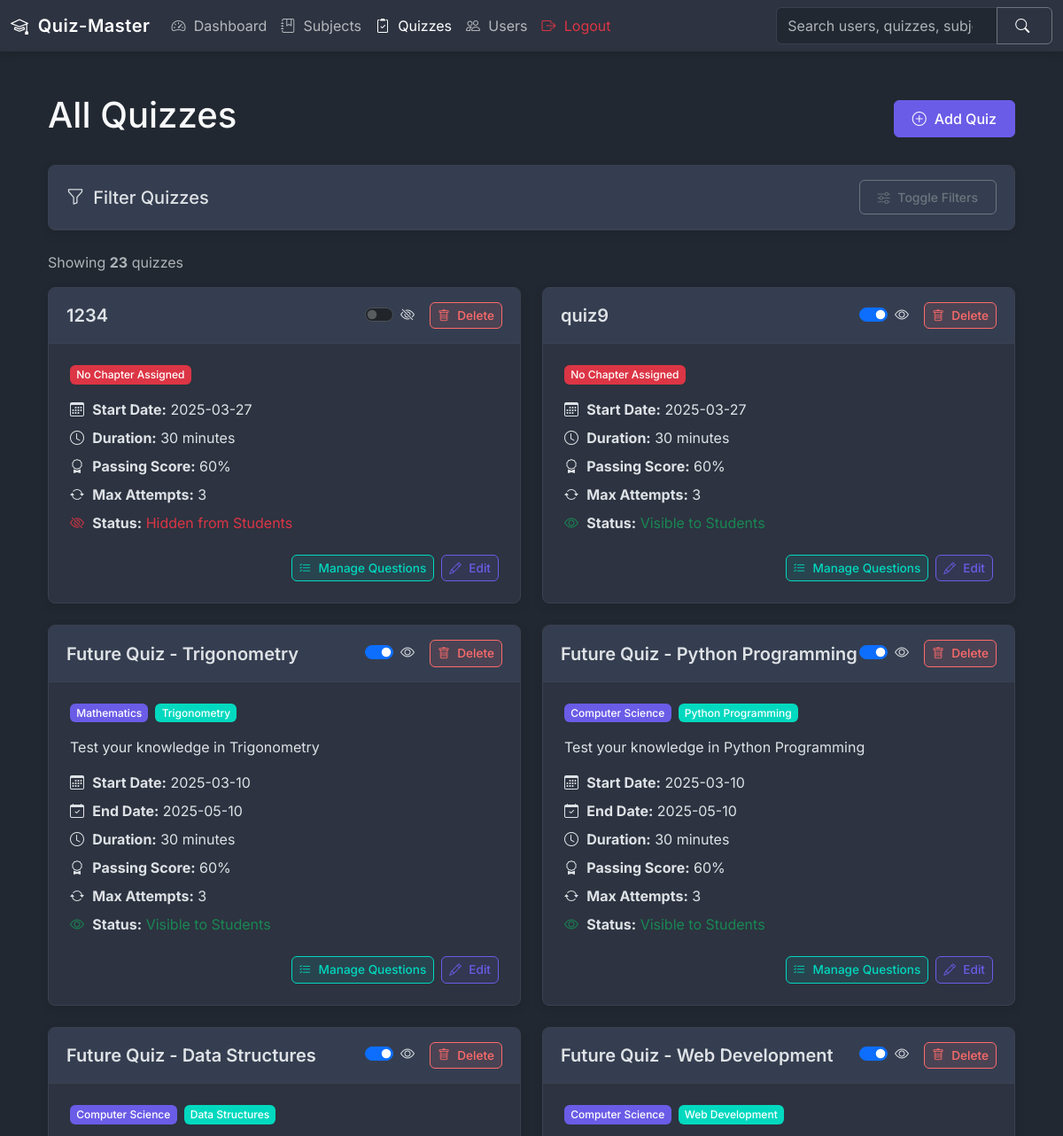
The app's page /admin/quizzes (signed in, upper part), older data.
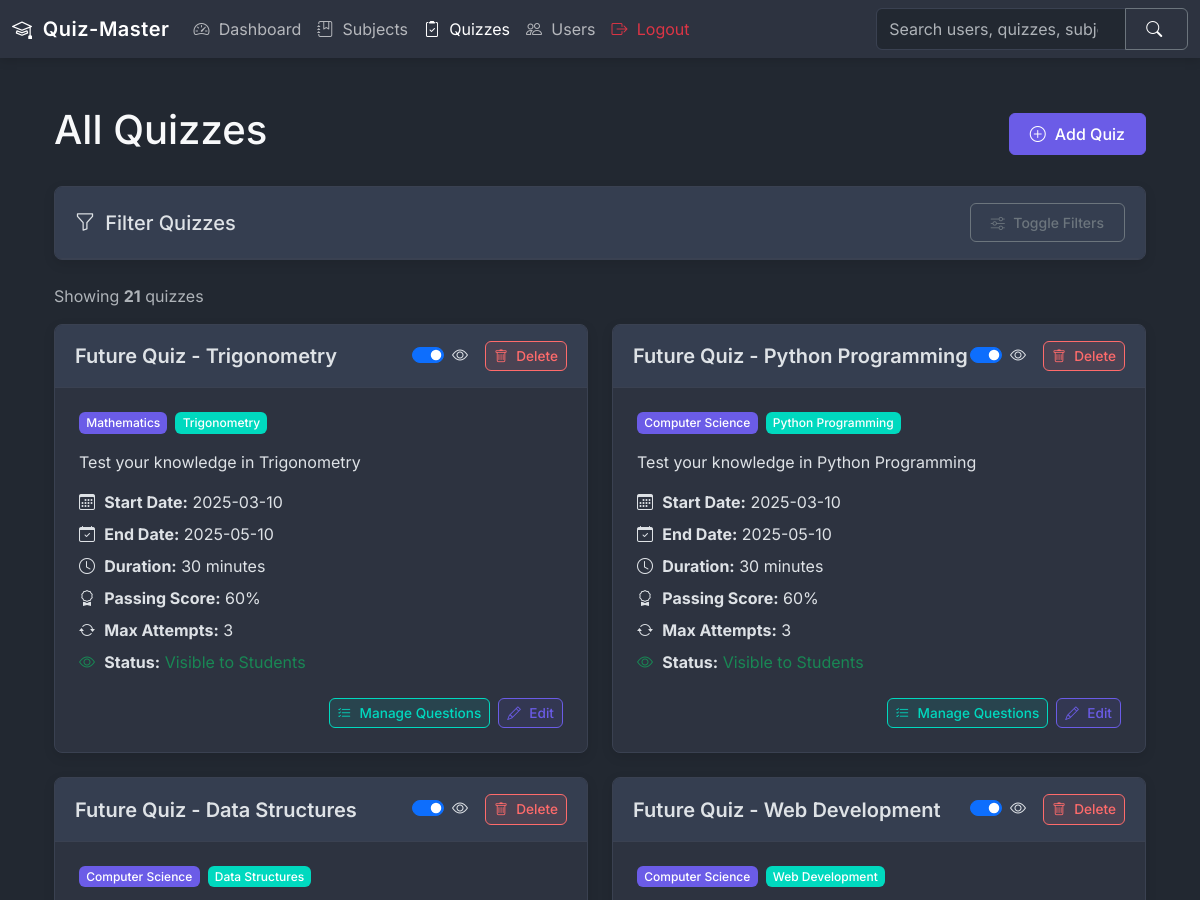
The same page, newer data.
### models.py (models this page shows)
class Quiz(db.Model):
    id = db.Column(db.Integer, primary_key=True)
    name = db.Column(db.String(100), nullable=False)
    description = db.Column(db.Text)
    start_date = db.Column(db.DateTime(timezone=True), nullable=False)  # Explicitly set timezone=True
    end_date = db.Column(db.DateTime(timezone=True))  # Explicitly set timezone=True
    time_duration = db.Column(db.Integer, nullable=False)  # in minutes
    passing_score = db.Column(db.Integer, nullable=False)
    max_attempts = db.Column(db.Integer, default=3)
    chapter_id = db.Column(db.Integer, db.ForeignKey('chapter.id'), nullable=False)
    is_active = db.Column(db.Boolean, default=False)
    created_at = db.Column(db.DateTime(timezone=True), default=datetime.now(timezone.utc))
    updated_at = db.Column(db.DateTime(timezone=True), onupdate=datetime.now(timezone.utc))
    questions = db.relationship('Question', backref='quiz', lazy=True)
    attempts = db.relationship('QuizAttempt', backref='quiz', lazy=True)
    scores = db.relationship('Score', backref='quiz', lazy=True)

class Subject(db.Model):
    id = db.Column(db.Integer, primary_key=True)
    name = db.Column(db.String(50), unique=True, nullable=False, index=True)
    description = db.Column(db.Text)
    created_at = db.Column(db.DateTime, default=datetime.now(timezone.utc))
    updated_at = db.Column(db.DateTime, default=datetime.now(timezone.utc), onupdate=datetime.now(timezone.utc))
    chapters = db.relationship('Chapter', backref='subject', lazy=True)

class Chapter(db.Model):
    id = db.Column(db.Integer, primary_key=True)
    name = db.Column(db.String(50), nullable=False)
    description = db.Column(db.Text)
    subject_id = db.Column(db.Integer, db.ForeignKey('subject.id'), nullable=False, index=True)
    created_at = db.Column(db.DateTime, default=datetime.now(timezone.utc))
    updated_at = db.Column(db.DateTime, default=datetime.now(timezone.utc), onupdate=datetime.now(timezone.utc))
    quizzes = db.relationship('Quiz', backref='chapter', lazy=True)

### routes/admin_routes.py (the view, shortened to what this page needs)
@app.route('/admin/quizzes', methods=['GET'])
@admin_required
def allQuizzes():
    subject_id = request.args.get('subject_id')
    chapter_id = request.args.get('chapter_id')
    date_filter = request.args.get('date')
    duration_filter = request.args.get('duration')
    sort_by = request.args.get('sort_by', 'date_desc')
    now = datetime.now(timezone.utc)
    query = Quiz.query
    if sort_by == 'date_desc':
        query = query.order_by(Quiz.start_date.desc())
    elif sort_by == 'date_asc':
        query = query.order_by(Quiz.start_date.asc())
    elif sort_by == 'name_asc':
        query = query.order_by(Quiz.name.asc())
    elif sort_by == 'name_desc':
        query = query.order_by(Quiz.name.desc())
    elif sort_by == 'duration_asc':
        query = query.order_by(Quiz.time_duration.asc())
    elif sort_by == 'duration_desc':
        query = query.order_by(Quiz.time_duration.desc())
    quizzes = query.all()
    app.logger.info(f"Query returned {len(quizzes)} quizzes")
    for quiz in quizzes:
        if quiz.start_date and quiz.start_date.tzinfo is None:
            db.session.query(Quiz).filter_by(id=quiz.id).update({
                'start_date': quiz.start_date.replace(tzinfo=timezone.utc)
            })
        if quiz.end_date and quiz.end_date.tzinfo is None:
            db.session.query(Quiz).filter_by(id=quiz.id).update({
                'end_date': quiz.end_date.replace(tzinfo=timezone.utc)
            })
    if any(quiz.start_date.tzinfo is None for quiz in quizzes if quiz.start_date) or \
       any(quiz.end_date.tzinfo is None for quiz in quizzes if quiz.end_date):
        db.session.commit()
        quizzes = query.all()  # Refresh the quiz objects
    subjects = Subject.query.all()
    return render_template('admin/admin_quiz_list.html',
                         quizzes=quizzes,
                         subjects=subjects,
                         datetime=datetime,
                         timezone=timezone,
                         now=now)

### utils.py (called while the page is built)
def admin_required(f):
    @wraps(f)
    def decorated_function(*args, **kwargs):
        if 'admin_id' not in session:
            flash('Admin access required!', 'danger')
            return redirect(url_for('login'))
        return f(*args, **kwargs)
    return decorated_function

### templates/admin/admin_quiz_list.html (shortened to what the changed rows need)
{% extends "base.html" %}
{% set active_dashboard = false %}
{% set active_subjects = false %}
{% set active_quizzes = true %}
{% set active_users = false %}
{% set active_login = false %}
{% set active_signup = false %}
{% block content %}
<div class="container py-4">
    <div class="d-flex justify-content-between align-items-center mb-4">
        <h1>All Quizzes</h1>
    </div>
    <div class="d-flex justify-content-between align-items-center mb-3">
        <p class="text-muted mb-0">Showing <span class="fw-bold">{{ quizzes|length }}</span> quizzes</p>
    </div>
    <div class="row g-4">
        {% for quiz in quizzes %}
        <div class="col-md-6">
            <div class="card h-100">
                <div class="card-header d-flex justify-content-between align-items-center">
                    <h3 class="card-title mb-0 fs-5">{{ quiz.name }}</h3>
                    <div>
                        <div class="form-check form-switch d-inline-block me-2">
                            <input class="form-check-input" type="checkbox"
                                   role="switch" id="visibility-toggle-{{ quiz.id }}"
                                   data-quiz-id="{{ quiz.id }}"
                                   {% if quiz.is_active %}checked{% endif %}>
                            <label class="form-check-label" for="visibility-toggle-{{ quiz.id }}">
                                <i class="bi {% if quiz.is_active %}bi-eye{% else %}bi-eye-slash{% endif %}"></i>
                            </label>
                        </div>
                        <button class="btn btn-sm action-btn action-btn-delete"
                                data-bs-toggle="modal"
                                data-bs-target="#deleteQuizModal-{{ quiz.id }}">
                            <i class="bi bi-trash"></i> Delete
                        </button>
                    </div>
                </div>
                <div class="card-body">
                    <div class="d-flex align-items-center mb-3">
                        {% if quiz.chapter and quiz.chapter.subject %}
                        <span class="badge me-2" style="background-color: var(--primary-color);">
                            {{ quiz.chapter.subject.name }}
                        </span>
                        <span class="badge" style="background-color: var(--secondary-color);">
                            {{ quiz.chapter.name }}
                        </span>
                        {% elif quiz.chapter %}
                        <span class="badge" style="background-color: var(--secondary-color);">
                            {{ quiz.chapter.name }}
                        </span>
                        {% else %}
                        <span class="badge bg-danger">No Chapter Assigned</span>
                        {% endif %}
                    </div>
                    <p>{{ quiz.description }}</p>
                    <div class="mb-4">
                        <p class="mb-2">
                            <i class="bi bi-calendar3"></i>
                            <strong>Start Date:</strong> {{ quiz.start_date.strftime('%Y-%m-%d') }}
                        </p>
                        {% if quiz.end_date %}
                        <p class="mb-2">
                            <i class="bi bi-calendar-check"></i>
                            <strong>End Date:</strong> {{ quiz.end_date.strftime('%Y-%m-%d') }}
                        </p>
                        {% endif %}
                        <p class="mb-2">
                            <i class="bi bi-clock"></i>
                            <strong>Duration:</strong> {{ quiz.time_duration }} minutes
                        </p>
                        <p class="mb-2">
                            <i class="bi bi-award"></i>
                            <strong>Passing Score:</strong> {{ quiz.passing_score }}%
                        </p>
                        <p class="mb-2">
                            <i class="bi bi-arrow-repeat"></i>
                            <strong>Max Attempts:</strong> {{ quiz.max_attempts }}
                        </p>
                        <p class="mb-2">
                            <i class="bi {% if quiz.is_active %}bi-eye text-success{% else %}bi-eye-slash text-danger{% endif %}"></i>
                            <strong>Status:</strong>
                            <span class="{% if quiz.is_active %}text-success{% else %}text-danger{% endif %}">
                                {{ 'Visible to Students' if quiz.is_active else 'Hidden from Students' }}
                            </span>
                        </p>
                    </div>
                    <div class="d-flex justify-content-end gap-2">
                        <a href="{{ url_for('add_quiz_questions', quiz_id=quiz.id) }}"
                           class="btn btn-sm action-btn action-btn-add">
                            <i class="bi bi-list-check"></i> Manage Questions
                        </a>
                        <button class="btn btn-sm action-btn action-btn-edit"
                                data-bs-toggle="modal"
                                data-bs-target="#editQuizModal-{{ quiz.id }}">
                            <i class="bi bi-pencil"></i> Edit
                        </button>
                    </div>
                </div>
            </div>
        </div>
        {% endfor %}
    </div>
</div>
{% endblock %}

Row changes from the older to the newer data that the page shows:
removed Quiz: name "1234", shows "No Chapter Assigned", start_date "2025-03-27", time_duration "30", passing_score "60", max_attempts "3", is_active "Hidden from Students"
removed Quiz: name "quiz9", is_active "☑", shows "No Chapter Assigned", start_date "2025-03-27", time_duration "30", passing_score "60", max_attempts "3", is_active "Visible to Students"
Text that changed along with them:
{{ quizzes|length }}: "23" → "21"
